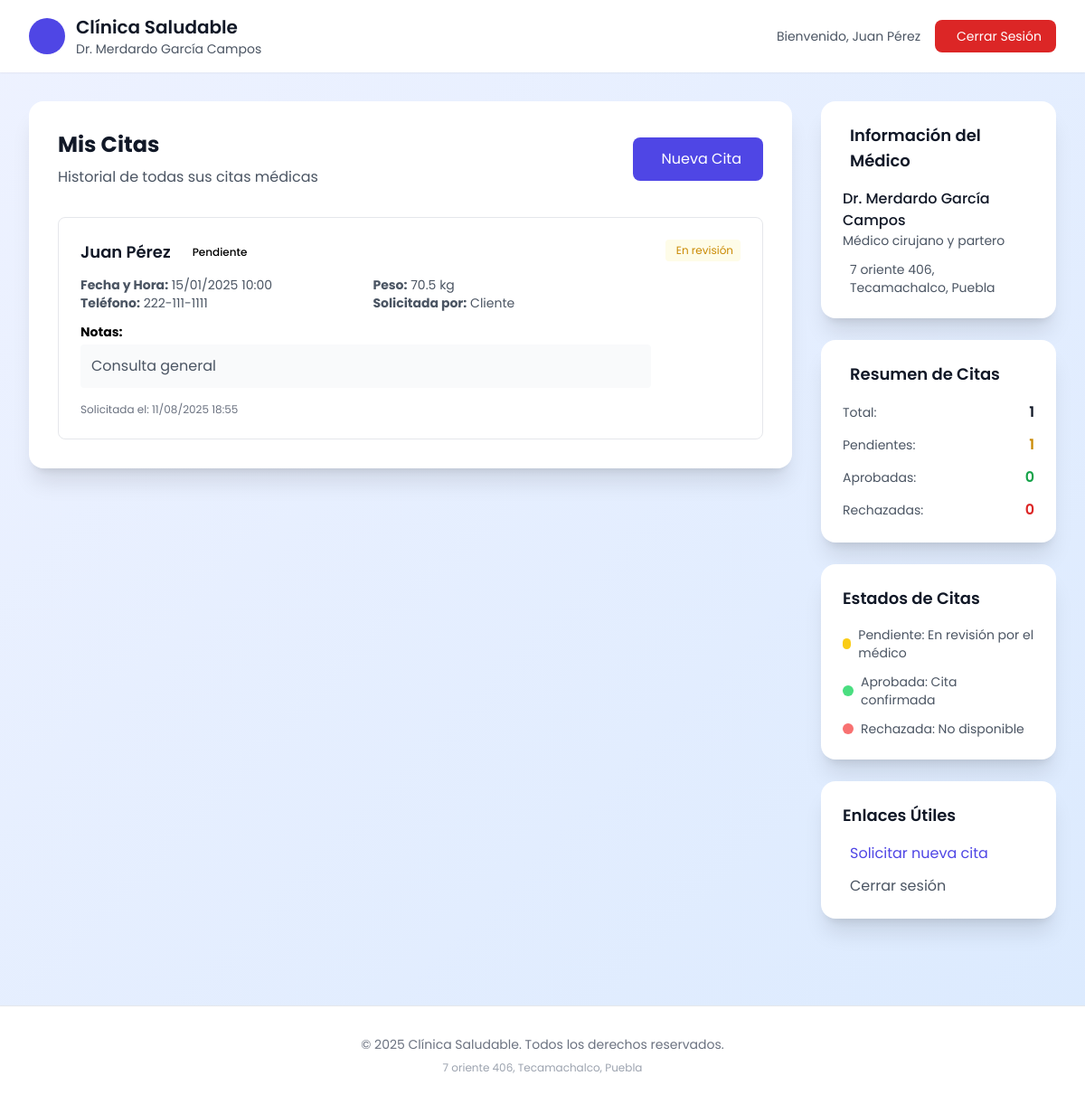
The app's page /cliente/mis_citas.php (signed in) with its own data.
### tables this page shows
CREATE TABLE citas (
    id INT AUTO_INCREMENT PRIMARY KEY,
    paciente_id INT NOT NULL,
    fecha DATETIME NOT NULL,
    notas TEXT,
    estado ENUM('pendiente','aprobada','rechazada') NOT NULL DEFAULT 'pendiente',
    creada_por ENUM('cliente','admin') NOT NULL,
    created_at TIMESTAMP DEFAULT CURRENT_TIMESTAMP,
    FOREIGN KEY (paciente_id) REFERENCES pacientes(id) ON DELETE CASCADE
);

CREATE TABLE usuarios (
    id INT AUTO_INCREMENT PRIMARY KEY,
    nombre VARCHAR(100) NOT NULL,
    correo VARCHAR(150) NOT NULL UNIQUE,
    contraseña VARCHAR(255) NOT NULL,
    telefono VARCHAR(20),
    rol ENUM('admin','cliente') NOT NULL DEFAULT 'cliente',
    created_at TIMESTAMP DEFAULT CURRENT_TIMESTAMP
);

CREATE TABLE pacientes (
    id INT AUTO_INCREMENT PRIMARY KEY,
    usuario_id INT NOT NULL,
    telefono VARCHAR(20),
    peso FLOAT,
    correo VARCHAR(150),
    FOREIGN KEY (usuario_id) REFERENCES usuarios(id) ON DELETE CASCADE
);

### includes/functions.php (called while the page is built, shortened)
<?php
require_once __DIR__ . '/../config/database.php';
class Functions {
    public function __construct() {
        $this->db = new Database();
    }
    public function formatDateTime($dateTime) {
        $date = new DateTime($dateTime);
        return $date->format('d/m/Y H:i');
    }
    public function getDoctorInfo() {
        return [
            'name' => DOCTOR_NAME,
            'specialty' => DOCTOR_SPECIALTY,
            'address' => DOCTOR_ADDRESS
        ];
    }
}
?>

### config/database.php (called while the page is built, shortened)
<?php
class Database {
    private $host = 'localhost';
    private $db_name = 'gestor_citas';
    private $username = 'root';
    private $password = '';
    public function getConnection() {
        $this->conn = null;
        try {
            $this->conn = new PDO(
                "mysql:host=" . $this->host . ";dbname=" . $this->db_name . ";charset=utf8mb4",
                $this->username,
                $this->password,
                [
                    PDO::ATTR_ERRMODE => PDO::ERRMODE_EXCEPTION,
                    PDO::ATTR_DEFAULT_FETCH_MODE => PDO::FETCH_ASSOC,
                    PDO::ATTR_EMULATE_PREPARES => false,
                    PDO::MYSQL_ATTR_INIT_COMMAND => "SET time_zone = '+00:00'"
                ]
            );
        } catch(PDOException $exception) {
            error_log("Error de conexión a la base de datos: " . $exception->getMessage());
            throw new Exception("Error de conexión a la base de datos. Por favor, contacte al administrador.");
        }
        return $this->conn;
    }
}
?>

### cliente/mis_citas.php (the view, shortened to what this page needs)
<?php
require_once '../includes/functions.php';
$functions = new Functions();
$doctorInfo = $functions->getDoctorInfo();
try {
    $db = new Database();
    $conn = $db->getConnection();
    $stmt = $conn->prepare("
        SELECT c.*, p.telefono as telefono_paciente, p.peso as peso_paciente, p.correo as correo_paciente,
               u.nombre as nombre_paciente
        FROM citas c
        JOIN pacientes p ON c.paciente_id = p.id
        JOIN usuarios u ON p.usuario_id = u.id
        WHERE u.id = ?
        ORDER BY c.fecha DESC
    ");
    $stmt->execute([$_SESSION['user_id']]);
    $citas = $stmt->fetchAll();
} catch (Exception $e) {
    $citas = [];
    $error = 'Error al cargar las citas: ' . $e->getMessage();
}
?>
<!DOCTYPE html>
<html lang="es">
<head>
    <script src="https://cdn.tailwindcss.com"></script>
</head>
<body class="min-h-screen bg-gradient-to-br from-indigo-50 to-blue-100">
    <header class="bg-white shadow-sm">
        <div class="max-w-7xl mx-auto px-4 sm:px-6 lg:px-8">
            <div class="flex justify-between items-center py-4">
                <div class="flex items-center">
                    <div class="w-10 h-10 bg-indigo-600 rounded-full flex items-center justify-center mr-3">
                    </div>
                    <div>
                        <h1 class="text-xl font-semibold text-gray-900">Clínica Saludable</h1>
                        <p class="text-sm text-gray-600"><?php echo $doctorInfo['name']; ?></p>
                    </div>
                </div>
                <div class="flex items-center space-x-4">
                    <span class="text-sm text-gray-600">Bienvenido, <?php echo $_SESSION['user_name']; ?></span>
                    <a href="../logout.php" class="bg-red-600 hover:bg-red-700 text-white px-4 py-2 rounded-lg text-sm transition duration-200">
                        <i class="ph-sign-out mr-2"></i>Cerrar Sesión
                    </a>
                </div>
            </div>
        </div>
    </header>
    <div class="max-w-7xl mx-auto px-4 sm:px-6 lg:px-8 py-8">
        <div class="grid lg:grid-cols-4 gap-8">
            <div class="lg:col-span-3">
                <div class="bg-white rounded-2xl shadow-xl p-8 fade-in">
                    <div class="flex items-center justify-between mb-8">
                        <div>
                            <h2 class="text-2xl font-bold text-gray-900">Mis Citas</h2>
                            <p class="text-gray-600 mt-2">Historial de todas sus citas médicas</p>
                        </div>
                        <a href="solicitar_cita.php" class="bg-indigo-600 hover:bg-indigo-700 text-white px-6 py-3 rounded-lg transition duration-200 flex items-center gap-2">
                            Nueva Cita
                        </a>
                    </div>
                    <?php if (empty($citas)): ?>
                        <div class="text-center py-12">
                            <div class="w-24 h-24 bg-gray-100 rounded-full flex items-center justify-center mx-auto mb-4">
                                <i class="ph-calendar text-gray-400 text-3xl"></i>
                            </div>
                            <h3 class="text-lg font-medium text-gray-900 mb-2">No hay citas registradas</h3>
                            <p class="text-gray-500 mb-6">Aún no ha solicitado ninguna cita médica.</p>
                            <a href="solicitar_cita.php" class="bg-indigo-600 hover:bg-indigo-700 text-white px-6 py-3 rounded-lg transition duration-200">
                                Solicitar mi primera cita
                            </a>
                        </div>
                    <?php else: ?>
                        <div class="space-y-6">
                            <?php foreach ($citas as $cita): ?>
                                <div class="border border-gray-200 rounded-lg p-6 hover:shadow-md transition duration-200">
                                    <div class="flex items-start justify-between">
                                        <div class="flex-1">
                                            <div class="flex items-center gap-3 mb-3">
                                                <h3 class="text-lg font-semibold text-gray-900">
                                                    <?php echo htmlspecialchars($cita['nombre_paciente']); ?>
                                                </h3>
                                                <span class="px-3 py-1 rounded-full text-xs font-medium status-<?php echo $cita['estado']; ?>">
                                                    <?php
                                                    switch($cita['estado']) {
                                                        case 'pendiente': echo 'Pendiente'; break;
                                                    }
                                                    ?>
                                                </span>
                                            </div>
                                            <div class="grid md:grid-cols-2 gap-4 text-sm text-gray-600">
                                                <div>
                                                    <p><strong>Fecha y Hora:</strong> <?php echo $functions->formatDateTime($cita['fecha']); ?></p>
                                                    <p><strong>Teléfono:</strong> <?php echo htmlspecialchars($cita['telefono_paciente']); ?></p>
                                                </div>
                                                <div>
                                                    <p><strong>Peso:</strong> <?php echo $cita['peso_paciente'] ? $cita['peso_paciente'] . ' kg' : 'No especificado'; ?></p>
                                                    <p><strong>Solicitada por:</strong> <?php echo ucfirst($cita['creada_por']); ?></p>
                                                </div>
                                            </div>
                                            <?php if (!empty($cita['notas'])): ?>
                                                <div class="mt-3">
                                                    <p class="text-sm"><strong>Notas:</strong></p>
                                                    <p class="text-gray-600 bg-gray-50 p-3 rounded mt-1"><?php echo nl2br(htmlspecialchars($cita['notas'])); ?></p>
                                                </div>
                                            <?php endif; ?>
                                            <div class="mt-4 text-xs text-gray-500">
                                                <p>Solicitada el: <?php echo $functions->formatDateTime($cita['created_at']); ?></p>
                                            </div>
                                        </div>
                                        <div class="ml-4 flex flex-col gap-2">
                                            <?php if ($cita['estado'] === 'pendiente'): ?>
                                                <span class="text-xs text-yellow-600 bg-yellow-50 px-2 py-1 rounded">
                                                    <i class="ph-clock mr-1"></i>En revisión
                                                </span>
                                            <?php elseif ($cita['estado'] === 'aprobada'): ?>
                                                <span class="text-xs text-green-600 bg-green-50 px-2 py-1 rounded">
                                                    <i class="ph-check-circle mr-1"></i>Confirmada
                                                </span>
                                            <?php elseif ($cita['estado'] === 'rechazada'): ?>
                                                <span class="text-xs text-red-600 bg-red-50 px-2 py-1 rounded">
                                                    <i class="ph-x-circle mr-1"></i>No disponible
                                                </span>
                                            <?php endif; ?>
                                        </div>
                                    </div>
                                </div>
                            <?php endforeach; ?>
                        </div>
                    <?php endif; ?>
                </div>
            </div>
            <div class="space-y-6">
                <div class="bg-white rounded-2xl shadow-xl p-6">
                    <h3 class="text-lg font-semibold text-gray-900 mb-4 flex items-center">
                        Información del Médico
                    </h3>
                    <div class="space-y-3">
                        <div>
                            <p class="font-medium text-gray-900"><?php echo $doctorInfo['name']; ?></p>
                            <p class="text-sm text-gray-600"><?php echo $doctorInfo['specialty']; ?></p>
                        </div>
                        <div class="flex items-start">
                            <p class="text-sm text-gray-600"><?php echo $doctorInfo['address']; ?></p>
                        </div>
                    </div>
                </div>
                <div class="bg-white rounded-2xl shadow-xl p-6">
                    <h3 class="text-lg font-semibold text-gray-900 mb-4 flex items-center">
                        Resumen de Citas
                    </h3>
                    <div class="space-y-3">
                        <?php
                        $totalCitas = count($citas);
                        $citasPendientes = count(array_filter($citas, fn($c) => $c['estado'] === 'pendiente'));
                        $citasAprobadas = count(array_filter($citas, fn($c) => $c['estado'] === 'aprobada'));
                        $citasRechazadas = count(array_filter($citas, fn($c) => $c['estado'] === 'rechazada'));
                        ?>
                        <div class="flex justify-between items-center">
                            <span class="text-sm text-gray-600">Total:</span>
                            <span class="font-semibold text-gray-900"><?php echo $totalCitas; ?></span>
                        </div>
                        <div class="flex justify-between items-center">
                            <span class="text-sm text-gray-600">Pendientes:</span>
                            <span class="font-semibold text-yellow-600"><?php echo $citasPendientes; ?></span>
                        </div>
                        <div class="flex justify-between items-center">
                            <span class="text-sm text-gray-600">Aprobadas:</span>
                            <span class="font-semibold text-green-600"><?php echo $citasAprobadas; ?></span>
                        </div>
                        <div class="flex justify-between items-center">
                            <span class="text-sm text-gray-600">Rechazadas:</span>
                            <span class="font-semibold text-red-600"><?php echo $citasRechazadas; ?></span>
                        </div>
                    </div>
                </div>
                <div class="bg-white rounded-2xl shadow-xl p-6">
                    <h3 class="text-lg font-semibold text-gray-900 mb-4">Estados de Citas</h3>
                    <div class="space-y-3 text-sm">
                        <div class="flex items-center gap-2">
                            <div class="w-3 h-3 bg-yellow-400 rounded-full"></div>
                            <span class="text-gray-600">Pendiente: En revisión por el médico</span>
                        </div>
                        <div class="flex items-center gap-2">
                            <div class="w-3 h-3 bg-green-400 rounded-full"></div>
                            <span class="text-gray-600">Aprobada: Cita confirmada</span>
                        </div>
                        <div class="flex items-center gap-2">
                            <div class="w-3 h-3 bg-red-400 rounded-full"></div>
                            <span class="text-gray-600">Rechazada: No disponible</span>
                        </div>
                    </div>
                </div>
                <div class="bg-white rounded-2xl shadow-xl p-6">
                    <h3 class="text-lg font-semibold text-gray-900 mb-4">Enlaces Útiles</h3>
                    <div class="space-y-3">
                        <a href="solicitar_cita.php" class="flex items-center text-indigo-600 hover:text-indigo-700 transition duration-200">
                            Solicitar nueva cita
                        </a>
                        <a href="../logout.php" class="flex items-center text-gray-600 hover:text-gray-700 transition duration-200">
                            Cerrar sesión
                        </a>
                    </div>
                </div>
            </div>
        </div>
    </div>
    <footer class="bg-white border-t mt-16">
        <div class="max-w-7xl mx-auto px-4 sm:px-6 lg:px-8 py-8">
            <div class="text-center">
                <p class="text-sm text-gray-500">
                    © 2025 Clínica Saludable. Todos los derechos reservados.
                </p>
                <p class="text-xs text-gray-400 mt-2">
                    <?php echo $doctorInfo['address']; ?>
                </p>
            </div>
        </div>
    </footer>
</body>
</html>

### cliente/mis_citas.php (style rules this page uses)
body { font-family: 'Poppins', sans-serif; }
.fade-in { animation: fade 0.6s ease-in-out both; }
.status-pendiente { @apply bg-yellow-100 text-yellow-800; }

### records on screen
citas: usuarios.nombre "Juan Pérez", shows "Pendiente", fecha "15/01/2025 10:00", paciente.telefono "222-111-1111", paciente.peso "70.5", creada_por "Cliente", notas "Consulta general", created_at "11/08/2025 18:55", shows "En revisión", estado "1", estado "0"

### other values on screen
$doctorInfo['name'] "Dr. Merdardo García Campos"
$_SESSION['user_name'] "Juan Pérez"
$doctorInfo['specialty'] "Médico cirujano y partero"
$doctorInfo['address'] "7 oriente 406, Tecamachalco, Puebla"
$totalCitas "1"
